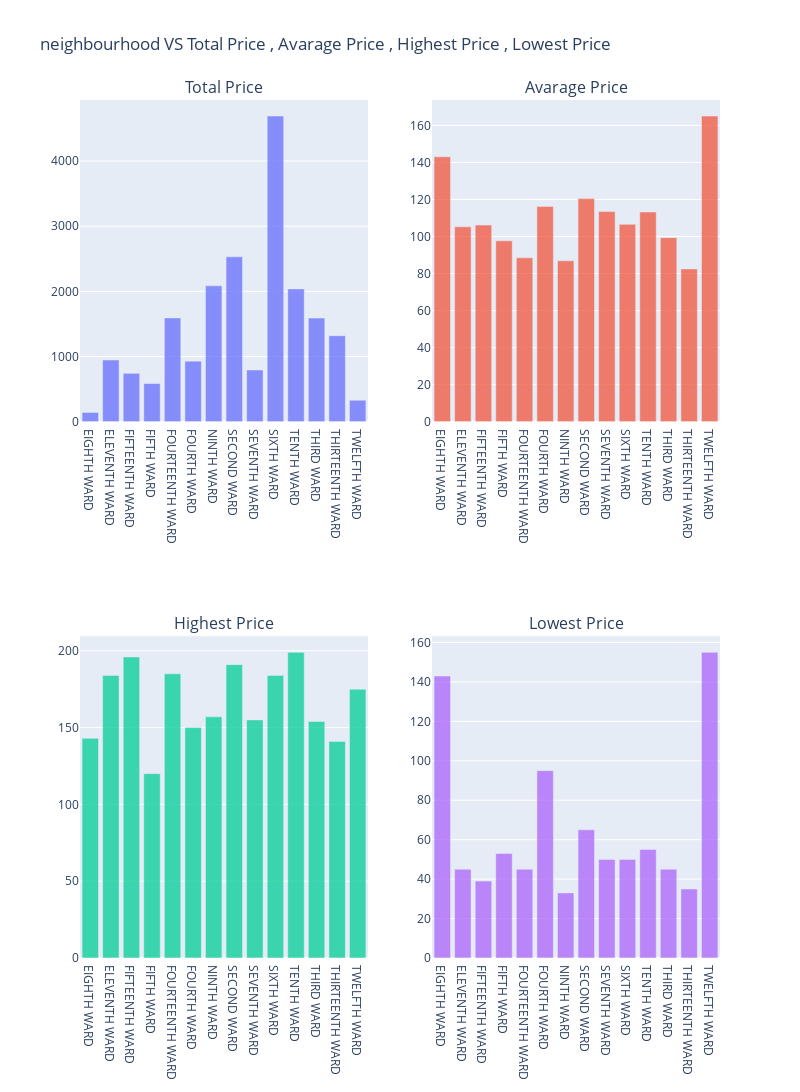

The notebook cell saved with this chart:
### Markdown cell above
the Private room and Entire Home/apt has a highest price  in dataset <br>
and the shared room has the highest price within the lowest price <br>

### Code cell
plot_column_summary_statistics(column_summary_statistics(data_without_outliers , "neighbourhood" , "price"))

### Figure 1 — Plotly figure (JSON) as saved in the notebook; plotly's stock layout.template omitted (floating-point values rounded to 4 significant figures)
{"data": [{"name": "Total Price", "opacity": 0.75, "showlegend": false, "type": "bar", "x": ["EIGHTH WARD", "ELEVENTH WARD", "FIFTEENTH WARD", "FIFTH WARD", "FOURTEENTH WARD", "FOURTH WARD", "NINTH WARD", "SECOND WARD", "SEVENTH WARD", "SIXTH WARD", "TENTH WARD", "THIRD WARD", "THIRTEENTH WARD", "TWELFTH WARD"], "xaxis": "x", "y": [143, 947, 743, 586, 1593, 930, 2085, 2530, 794, 4689, 2038, 1590, 1320, 330], "yaxis": "y"}, {"name": "Avarage Price", "opacity": 0.75, "showlegend": false, "type": "bar", "x": ["EIGHTH WARD", "ELEVENTH WARD", "FIFTEENTH WARD", "FIFTH WARD", "FOURTEENTH WARD", "FOURTH WARD", "NINTH WARD", "SECOND WARD", "SEVENTH WARD", "SIXTH WARD", "TENTH WARD", "THIRD WARD", "THIRTEENTH WARD", "TWELFTH WARD"], "xaxis": "x2", "y": [143, 105.2, 106.1, 97.67, 88.5, 116.2, 86.88, 120.5, 113.4, 106.6, 113.2, 99.38, 82.5, 165], "yaxis": "y2"}, {"name": "Highest Price", "opacity": 0.75, "showlegend": false, "type": "bar", "x": ["EIGHTH WARD", "ELEVENTH WARD", "FIFTEENTH WARD", "FIFTH WARD", "FOURTEENTH WARD", "FOURTH WARD", "NINTH WARD", "SECOND WARD", "SEVENTH WARD", "SIXTH WARD", "TENTH WARD", "THIRD WARD", "THIRTEENTH WARD", "TWELFTH WARD"], "xaxis": "x3", "y": [143, 184, 196, 120, 185, 150, 157, 191, 155, 184, 199, 154, 141, 175], "yaxis": "y3"}, {"name": "Lowest Price", "opacity": 0.75, "showlegend": false, "type": "bar", "x": ["EIGHTH WARD", "ELEVENTH WARD", "FIFTEENTH WARD", "FIFTH WARD", "FOURTEENTH WARD", "FOURTH WARD", "NINTH WARD", "SECOND WARD", "SEVENTH WARD", "SIXTH WARD", "TENTH WARD", "THIRD WARD", "THIRTEENTH WARD", "TWELFTH WARD"], "xaxis": "x4", "y": [143, 45, 39, 53, 45, 95, 33, 65, 50, 50, 55, 45, 35, 155], "yaxis": "y4"}], "layout": {"annotations": [{"font": {"size": 16}, "showarrow": false, "text": "Total Price", "x": 0.225, "xanchor": "center", "xref": "paper", "y": 1, "yanchor": "bottom", "yref": "paper"}, {"font": {"size": 16}, "showarrow": false, "text": "Avarage Price", "x": 0.775, "xanchor": "center", "xref": "paper", "y": 1, "yanchor": "bottom", "yref": "paper"}, {"font": {"size": 16}, "showarrow": false, "text": "Highest Price", "x": 0.225, "xanchor": "center", "xref": "paper", "y": 0.375, "yanchor": "bottom", "yref": "paper"}, {"font": {"size": 16}, "showarrow": false, "text": "Lowest Price", "x": 0.775, "xanchor": "center", "xref": "paper", "y": 0.375, "yanchor": "bottom", "yref": "paper"}], "height": 1200, "title": {"text": "neighbourhood VS Total Price , Avarage Price , Highest Price , Lowest Price"}, "width": 800, "xaxis": {"anchor": "y", "autorange": true, "domain": [0, 0.45], "range": [-0.5, 13.5], "type": "category"}, "xaxis2": {"anchor": "y2", "autorange": true, "domain": [0.55, 1], "range": [-0.5, 13.5], "type": "category"}, "xaxis3": {"anchor": "y3", "autorange": true, "domain": [0, 0.45], "range": [-0.5, 13.5], "type": "category"}, "xaxis4": {"anchor": "y4", "autorange": true, "domain": [0.55, 1], "range": [-0.5, 13.5], "type": "category"}, "yaxis": {"anchor": "x", "autorange": true, "domain": [0.625, 1], "range": [0, 4936.0], "type": "linear"}, "yaxis2": {"anchor": "x2", "autorange": true, "domain": [0.625, 1], "range": [0, 173.7], "type": "linear"}, "yaxis3": {"anchor": "x3", "autorange": true, "domain": [0, 0.375], "range": [0, 209.5], "type": "linear"}, "yaxis4": {"anchor": "x4", "autorange": true, "domain": [0, 0.375], "range": [0, 163.2], "type": "linear"}}}
